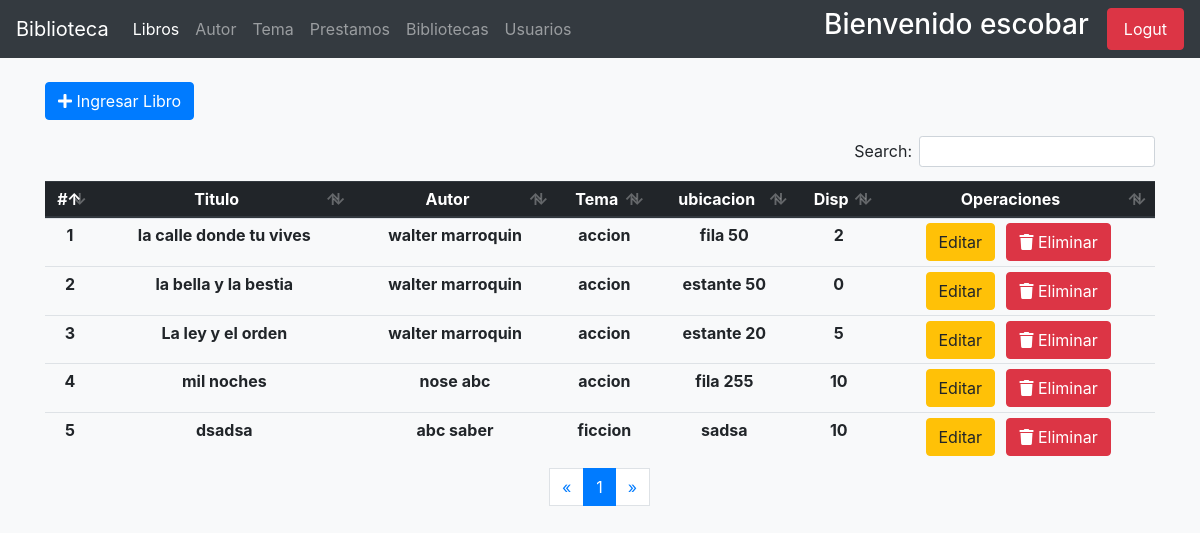
The page /libros/index-admin/ (signed in) on the database as committed earlier.
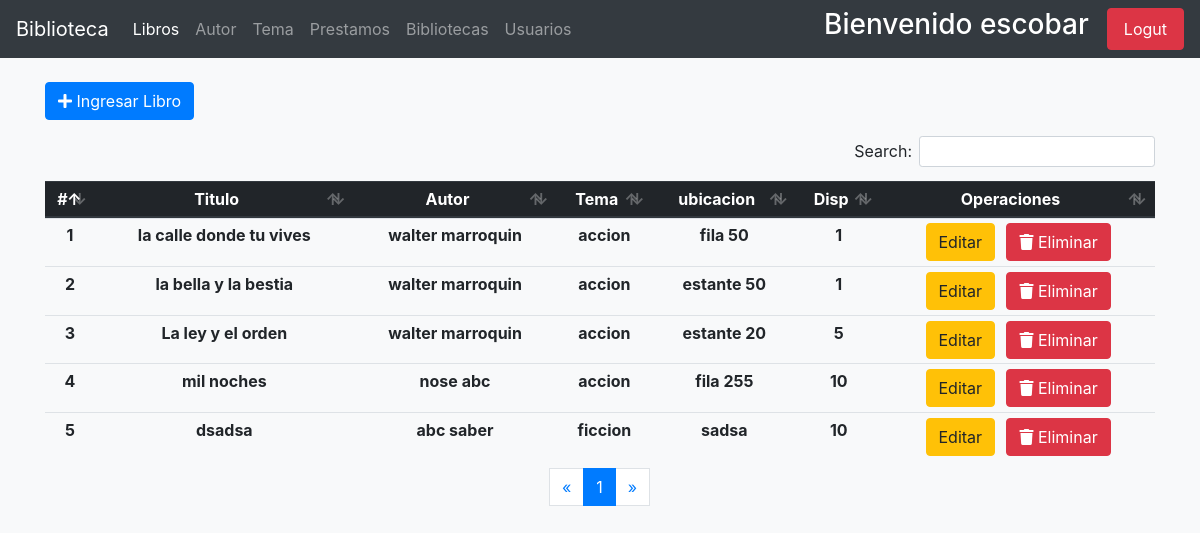
The same page on the database as committed later.
### apps/libros/models.py (models this page shows, shortened)
class Libros(models.Model):
    titulo = models.CharField(_('titulo'), max_length=150)
    biblioteca = models.ForeignKey(Biblioteca, on_delete=models.PROTECT, null=True)
    autor = models.ForeignKey(Author, on_delete=models.PROTECT)
    tema = models.ForeignKey(Temas, on_delete=models.PROTECT)
    ubicacion = models.CharField(_('ubicacion'), max_length=200)
    disponibles = models.PositiveIntegerField(_('libros disponibles'), validators=[limit], default=1, )
    fecha_registro = models.DateField(_('Fecha de ingreso'), default=datetime.now())
    class Meta:
        ordering = ['id']
        verbose_name_plural = 'Libros'

### apps/autores/models.py (models this page shows, shortened)
class Author(models.Model):
    nombre = models.CharField(_('nombre'), max_length=150)
    apellido = models.CharField(_('apellido'), max_length=150)
    nacionalidad = models.ForeignKey(Pais, on_delete=models.CASCADE)
    genero = models.BooleanField(_('genero'), default=True, choices=[
        (True, 'masculino'),
        (False, 'femenino')
    ])
    nacimiento = models.DateField(_('fecha de nacimiento'))
    fallecimiento = models.DateField(_('fecha de fallecimiento'),null=True, blank=True)
    fecha_registro = models.DateField(_('fecha de registro'), default=datetime.now())
    def __str__(self):
        return f'{self.nombre} {self.apellido}'

### apps/temas/models.py (models this page shows)
class Temas(models.Model):
    tema = models.CharField(_('tema'), max_length=200)
    fecha_ingreso = models.DateField(_('fecha_ingreso'), default=now())
    class Meta:
        verbose_name_plural = 'Temas'
    def __str__(self):
        return self.tema

### apps/libros/views.py (the view)
# urls.py: path('index-admin/', local_views.AdminBookList.as_view(), name='admin_index'),
class AdminBookList(AdminMixin,ListView):
    model = Libros
    context_object_name = 'Libro'
    paginate_by = 5
    template_name_suffix = '_list_admin'

### usuarios/mixins.py (called while the page is built)
def _user_mixin(group_name):
    class Mixin(LoginRequiredMixin, UserPassesTestMixin):
        login_url = reverse_lazy('usuarios:index')
        def test_func(self):
            user = self.request.user
            if user.is_superuser:
                return True
            group = Group.objects.get(name=group_name)
            return group in user.groups.all()
    return Mixin

### apps/libros/templates/libros/libros_list_admin.html (shortened to what this page needs)
{% extends "base.html" %}
{% block navbar_items %}
<li class="nav-item active">
    <a class="nav-link" href="{% url 'book:admin_index' %}"> Libros <span class="sr-only">(current)</span></a>
</li>
<li class="nav-item">
    <a class="nav-link" href="{% url 'autor:autores-admin' %}"> Autor </a>
</li>
<li class="nav-item">
    <a class="nav-link" href="{% url 'temas:temas-admin' %}"> Tema </a>
</li>
<li class="nav-item">
    <a href="{% url 'prestamos:prestamo-admin' %}" class="nav-link"> Prestamos </a>
</li>
<li class="nav-item">
    <a href="{% url 'book:bibliotecas' %}" class="nav-link"> Bibliotecas </a>
</li>
<li class="nav-item">
    <a class="nav-link" href="{% url 'usuarios:list-users' %}" > Usuarios </a>
</li>
{% endblock navbar_items %}
{% block content %}
    <div class="container mt-4">
        <a href="{% url 'book:crear-libro' %}" class="btn btn-primary"> <i class="fas fa-plus"></i>   Ingresar Libro </a>
    </div>
    <div class="container mt-3">
        <div class="table-responsive-md">
            <table class="table table-hover mt-3 text-center table-sm" id="table-controller">
                <thead class="thead-dark">
                    <tr>
                        <th scope="col"> # </th>
                        <th scope="col"> Titulo </th>
                        <th scope="col"> Autor </th>
                        <th scope="col"> Tema </th>
                        <th scope="col"> ubicacion </th>
                        <th scope="col"> Disp </th>
                        <th scope="col"> Operaciones </th>
                    </tr>
                </thead>
                <tbody>
                    {% for libro in Libro %}
                        <tr>
                            <th scope="col"> {{ forloop.counter }}</th>
                            <th> {{ libro.titulo }} </th>
                            <th> {{ libro.autor }} </th>
                            <th> {{ libro.tema }} </th>
                            <th> {{ libro.ubicacion }} </th>
                            <th> {{ libro.disponibles }} </th>
                            <th> <a href="{% url 'book:editar-libro' libro.id %}"  class="btn btn-warning"> Editar </a> &nbsp; <a href="{% url 'book:eliminar-libro' libro.id %}" class="btn btn-danger"><i class="fas fa-trash"></i> Eliminar</a></th>
                        </tr>
                    {% endfor %}
                </tbody>
            </table>
        </div>
    </div>
                <nav aria-label="Page navigation example">
                    <ul class="pagination justify-content-center">
                        {% if page_obj.has_previous %}
                            <li class="page-item"> <a href="?page={{ page_obj.previous_page_number }}" class="page-link" aria-label="Previous">&laquo;</a></li>
                        {% else %}
                        <li class="disabled"><span class="page-link">&laquo; </span> </li>
                        {% endif %}
                        {% for i in paginator.page_range %}
                            {% if page_obj.number == i %}
                                <li class="active page-item"><span class="page-link"> {{ i }} <span class="sr-only">current</span></span></li>
                            {% else %}
                                <li class="page-item"><a href="?page={{ i }}" class="page-link"> {{ i }} </a></li>
                            {% endif %}
                        {% endfor %}
                        {% if page_obj.has_next %}
                            <li class="page-item"><a href="?page={{ page_obj.next_page_number }}" class="page-link">&raquo;</a></li>
                        {% else %}
                            <li class="disabled" class="page-item"> <span class="page-link">&raquo;</span> </li>
                        {% endif %}
                    </ul>
                </nav>
{% endblock %}

Rows that differ between the two databases and show on the page:
changed Libros "la calle donde tu vives": disponibles "2" → "1"
changed Libros "la bella y la bestia": disponibles "0" → "1"
